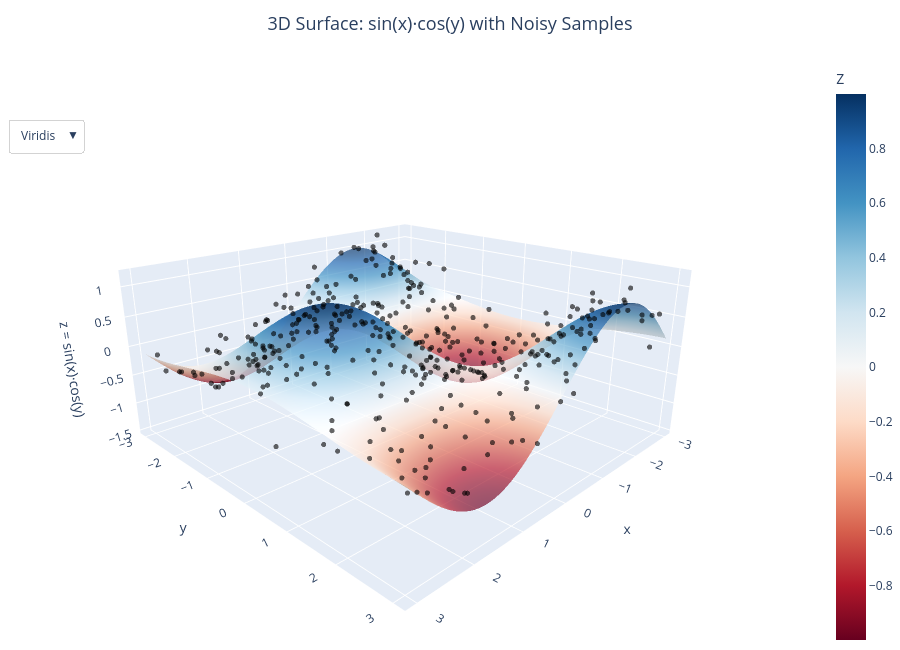

Notebook code for this chart:
### Markdown cell above
Now try this excercise

### Code cell
# %%

# =============================================================================
# DS 710 – Programming for Data Science
# Exercise: 3D Visualization with Plotly
# =============================================================================
#
# In this exercise you will:
#   Step 1 – Load synthetic data into a pandas DataFrame
#   Step 2 – Extract variables into arrays for plotting
#   Step 3 – Build an interactive 3D figure combining a surface and a scatter plot
#
# Run the script when each step is complete to check your work.
# A reference solution is commented out at the bottom of the file.
# =============================================================================

import numpy as np
import pandas as pd
import plotly.graph_objects as go

# -----------------------------------------------------------------------------
# Synthetic data generation  (do not modify this block)
# -----------------------------------------------------------------------------

SEED = 42
rng  = np.random.default_rng(SEED)

# --- Surface grid ---
grid_points = 60                          # resolution along each axis
x_vals = np.linspace(-3, 3, grid_points)
y_vals = np.linspace(-3, 3, grid_points)
X, Y  = np.meshgrid(x_vals, y_vals)

# True surface: Z = sin(X) * cos(Y)
Z_surface = np.sin(X) * np.cos(Y)

# --- Noisy scatter sample ---
n_samples    = 400
x_sample     = rng.uniform(-3, 3, n_samples)
y_sample     = rng.uniform(-3, 3, n_samples)
noise        = rng.normal(loc=0, scale=0.25, size=n_samples)
z_sample     = np.sin(x_sample) * np.cos(y_sample) + noise   # true value + noise

# Pack the scatter sample into a DataFrame
df = pd.DataFrame({
    "x": x_sample,
    "y": y_sample,
    "z": z_sample,
})

print("DataFrame shape:", df.shape)
print(df.head())


# =============================================================================
# STEP 1 – Load data into a DataFrame
# =============================================================================
# The DataFrame `df` has already been created above with columns "x", "y", "z".
#
# Your task:
#   (a) Print a summary of the DataFrame so you know what you are working with.
#       Use .describe() to see basic statistics for each column.
#   (b) Confirm there are no missing values with .isna().sum().
# =============================================================================

# TODO (a): print df.describe()
print(df.describe())

# TODO (b): print the count of missing values per column
print(df.isna().sum())



# =============================================================================
# STEP 2 – Extract variables into arrays
# =============================================================================
# Plotly's graph objects work directly with NumPy arrays.
#
# Your task:
#   (a) Extract the "x", "y", and "z" columns from df into three separate
#       1-D NumPy arrays called x_pts, y_pts, z_pts.
#       Hint: pandas Series have a .to_numpy() method.
#
#   (b) The surface arrays X, Y, Z_surface were already created above as 2-D
#       NumPy arrays (shape 60×60).  No extra work needed – just note that
#       go.Surface expects 2-D arrays while go.Scatter3d expects 1-D arrays.
# =============================================================================

# TODO (a): extract x_pts, y_pts, z_pts from df
x_pts = df["x"].to_numpy()
y_pts = df["y"].to_numpy()
z_pts = df["z"].to_numpy()

print("x_pts shape:", x_pts.shape)   # expected: (400,)



# =============================================================================
# STEP 3 – Build the 3D figure
# =============================================================================
# You will create a figure with two traces:
#   • A surface trace  (go.Surface)  for the smooth mathematical function
#   • A scatter trace  (go.Scatter3d) for the noisy sample points
#
# Then you will update the layout to add titles, tweak the camera, and
# enable a few interactive features.
# =============================================================================

# --- 3a: Create the surface trace -------------------------------------------
# go.Surface takes 2-D arrays for x, y, z.
# Fill in the blanks; each ___ should be replaced with the correct value.

surface_trace = go.Surface(
    x          = X,                   # 2-D grid of x values
    y          = Y,                   # 2-D grid of y values
    z          = Z_surface,           # 2-D grid of z values
    colorscale = "RdBu",             # TODO: pick a colorscale
                                      #   options: "Viridis", "RdBu", "Plasma",
                                      #            "Turbo", "Electric", …
    opacity    = 0.7,                 # TODO: float between 0 and 1
                                      #   try 0.7 so the scatter dots show through
    colorbar   = dict(title="Z"),
    name       = "sin(x)·cos(y)",
)

# --- 3b: Create the scatter trace -------------------------------------------
# go.Scatter3d takes 1-D arrays for x, y, z.

scatter_trace = go.Scatter3d(
    x    = x_pts,
    y    = y_pts,
    z    = z_pts,
    mode = "markers",
    marker = dict(
        size  = 3,            # TODO: marker size in pixels – try values between 2–5
        color = "black",      # TODO: set to "black" as specified
        opacity = 0.6,
    ),
    # Hover template – %{x:.2f} formats the x value to 2 decimal places
    hovertemplate = (
        "x: %{x:.2f}<br>"
        "y: %{y:.2f}<br>"
        "z (noisy): %{z:.2f}<extra></extra>"
    ),
    name = "Noisy samples",
)

# --- 3c: Assemble the figure -------------------------------------------------

fig = go.Figure(data=[surface_trace, scatter_trace])

# --- 3d: Customise the layout ------------------------------------------------
# Update axis labels, add a title, and set an initial camera position.
# The camera dict positions the virtual "eye" in (x, y, z) scene coordinates.

fig.update_layout(
    title = dict(
        text     = "3D Surface: sin(x)·cos(y) with Noisy Samples",   # TODO: give the figure a descriptive title
        font     = dict(size=18),
        x        = 0.5,                 # centre the title
        xanchor  = "center",
    ),
    scene = dict(
        xaxis = dict(title="x"),                  # TODO: axis label for x  (e.g. "x")
        yaxis = dict(title="y"),                  # TODO: axis label for y  (e.g. "y")
        zaxis = dict(title="z = sin(x)·cos(y)"),  # TODO: axis label for z  (e.g. "z = sin(x)·cos(y)")
        camera = dict(
            eye = dict(x=1.6, y=1.6, z=0.8),   # try tweaking these values
        ),
    ),
    legend = dict(
        x=0.01, y=0.99,
        bgcolor="rgba(255,255,255,0.7)",
        bordercolor="lightgrey",
        borderwidth=1,
    ),
    margin = dict(l=0, r=0, t=60, b=0),
    width  = 900,
    height = 650,
)

# --- 3e: Interactive features ------------------------------------------------
# Plotly figures are interactive by default (rotate, zoom, pan).
# The snippet below adds a dropdown menu that lets the viewer switch
# between two colorscales without re-running the script.
# Read through it – you do not need to modify it, just fill in the one blank.

fig.update_layout(
    updatemenus=[
        dict(
            buttons=[
                dict(label="Viridis",
                     method="restyle",
                     args=[{"colorscale": "Viridis"}, [0]]),   # [0] = surface trace
                dict(label="RdBu",
                     method="restyle",
                     args=[{"colorscale": "RdBu"}, [0]]),
                dict(label="Turbo",
                     method="restyle",
                     args=[{"colorscale": "Turbo"}, [0]]),
            ],
            direction = "down",
            showactive = True,
            x=0.01, xanchor="left",
            y=0.90, yanchor="top",
            bgcolor="white",
            bordercolor="lightgrey",
        )
    ]
)

# --- 3f: Render the figure ---------------------------------------------------
# show() opens the figure in your default browser as an interactive HTML page.
# You can rotate, zoom, pan, and hover over points.

fig.show()

# Optional – uncomment to save a standalone HTML file you can share:
# fig.write_html("3d_surface_scatter.html")


# =============================================================================
# REFERENCE SOLUTION  (read only after attempting the exercise yourself)
# =============================================================================
#
# Step 1
# ------
# print(df.describe())
# print(df.isna().sum())
#
# Step 2
# ------
# x_pts = df["x"].to_numpy()
# y_pts = df["y"].to_numpy()
# z_pts = df["z"].to_numpy()
#
# Step 3 – blanks filled in
# -------------------------
# surface_trace = go.Surface(
#     x          = X,
#     y          = Y,
#     z          = Z_surface,
#     colorscale = "RdBu",
#     opacity    = 0.7,
#     colorbar   = dict(title="Z"),
#     name       = "sin(x)·cos(y)",
# )
#
# scatter_trace = go.Scatter3d(
#     x    = x_pts,
#     y    = y_pts,
#     z    = z_pts,
#     mode = "markers",
#     marker = dict(
#         size    = 3,
#         color   = "black",
#         opacity = 0.6,
#     ),
#     hovertemplate = (
#         "x: %{x:.2f}<br>"
#         "y: %{y:.2f}<br>"
#         "z (noisy): %{z:.2f}<extra></extra>"
#     ),
#     name = "Noisy samples",
# )
#
# fig.update_layout(
#     title = dict(text="3D Surface: sin(x)·cos(y) with Noisy Samples", ...),
#     scene = dict(
#         xaxis = dict(title="x"),
#         yaxis = dict(title="y"),
#         zaxis = dict(title="z = sin(x)·cos(y)"),
#         ...
#     ),
#     ...
# )
# =============================================================================
# %%

### Figure 1 — Plotly figure (JSON) as saved in the notebook; plotly's stock layout.template omitted (floating-point values rounded to 4 significant figures; data arrays with more than 128 entries replaced by an {"elided": "..."} marker saying what was removed)
{"data": [{"colorbar": {"title": {"text": "Z"}}, "colorscale": [[0, "rgb(103,0,31)"], [0.1, "rgb(178,24,43)"], [0.2, "rgb(214,96,77)"], [0.3, "rgb(244,165,130)"], [0.4, "rgb(253,219,199)"], [0.5, "rgb(247,247,247)"], [0.6, "rgb(209,229,240)"], [0.7, "rgb(146,197,222)"], [0.8, "rgb(67,147,195)"], [0.9, "rgb(33,102,172)"], [1, "rgb(5,48,97)"]], "name": "sin(x)·cos(y)", "opacity": 0.7, "type": "surface", "x": {"elided": "60x60 float values"}, "y": {"elided": "60x60 float values"}, "z": {"elided": "60x60 float values"}}, {"hovertemplate": "x: %{x:.2f}<br>y: %{y:.2f}<br>z (noisy): %{z:.2f}<extra></extra>", "marker": {"color": "black", "opacity": 0.6, "size": 3}, "mode": "markers", "name": "Noisy samples", "type": "scatter3d", "x": {"elided": "400 float values"}, "y": {"elided": "400 float values"}, "z": {"elided": "400 float values"}}], "layout": {"height": 650, "legend": {"bgcolor": "rgba(255,255,255,0.7)", "bordercolor": "lightgrey", "borderwidth": 1, "x": 0.01, "y": 0.99}, "margin": {"b": 0, "l": 0, "r": 0, "t": 60}, "scene": {"camera": {"eye": {"x": 1.6, "y": 1.6, "z": 0.8}}, "xaxis": {"title": {"text": "x"}}, "yaxis": {"title": {"text": "y"}}, "zaxis": {"title": {"text": "z = sin(x)·cos(y)"}}}, "title": {"font": {"size": 18}, "text": "3D Surface: sin(x)·cos(y) with Noisy Samples", "x": 0.5, "xanchor": "center"}, "updatemenus": [{"bgcolor": "white", "bordercolor": "lightgrey", "buttons": [{"args": [{"colorscale": "Viridis"}, [0]], "label": "Viridis", "method": "restyle"}, {"args": [{"colorscale": "RdBu"}, [0]], "label": "RdBu", "method": "restyle"}, {"args": [{"colorscale": "Turbo"}, [0]], "label": "Turbo", "method": "restyle"}], "direction": "down", "showactive": true, "x": 0.01, "xanchor": "left", "y": 0.9, "yanchor": "top"}], "width": 900}}
